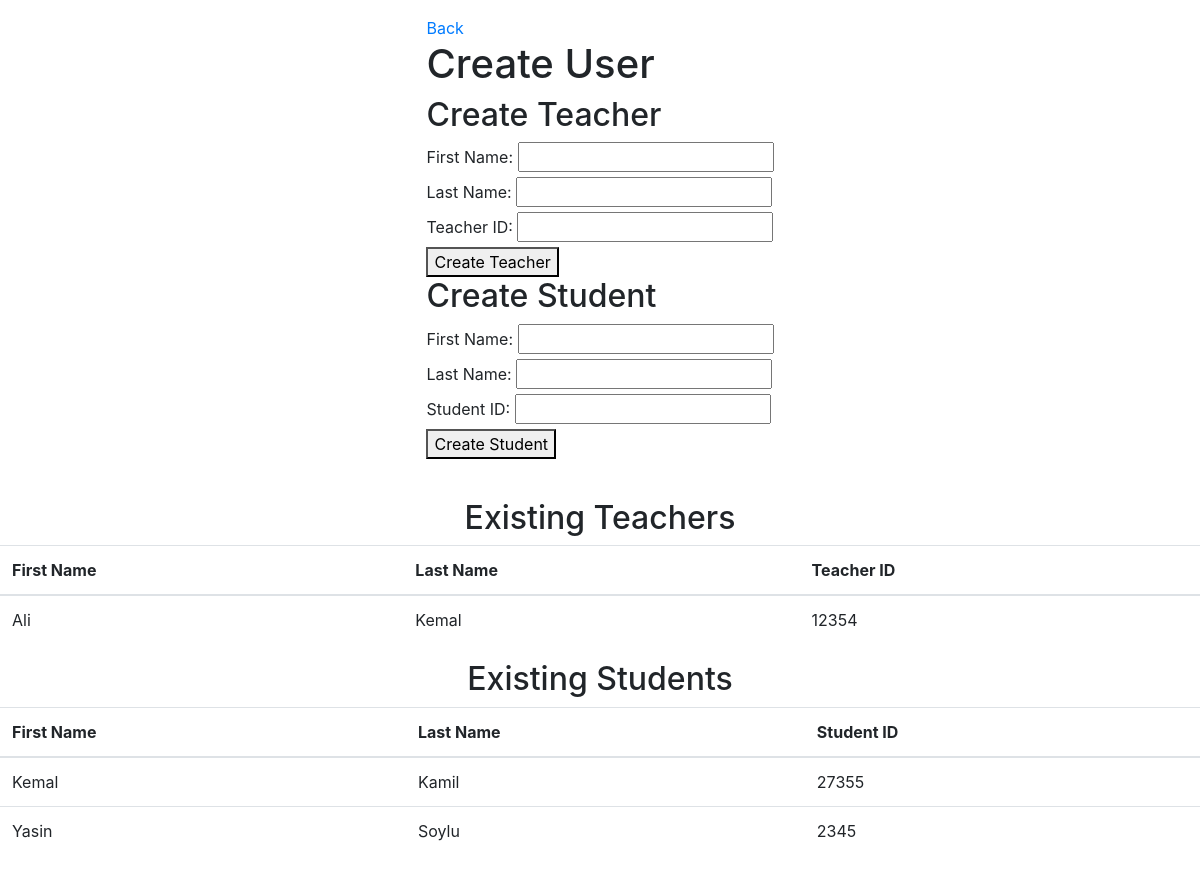
/admins/register/, run on an earlier commit of the app's database.
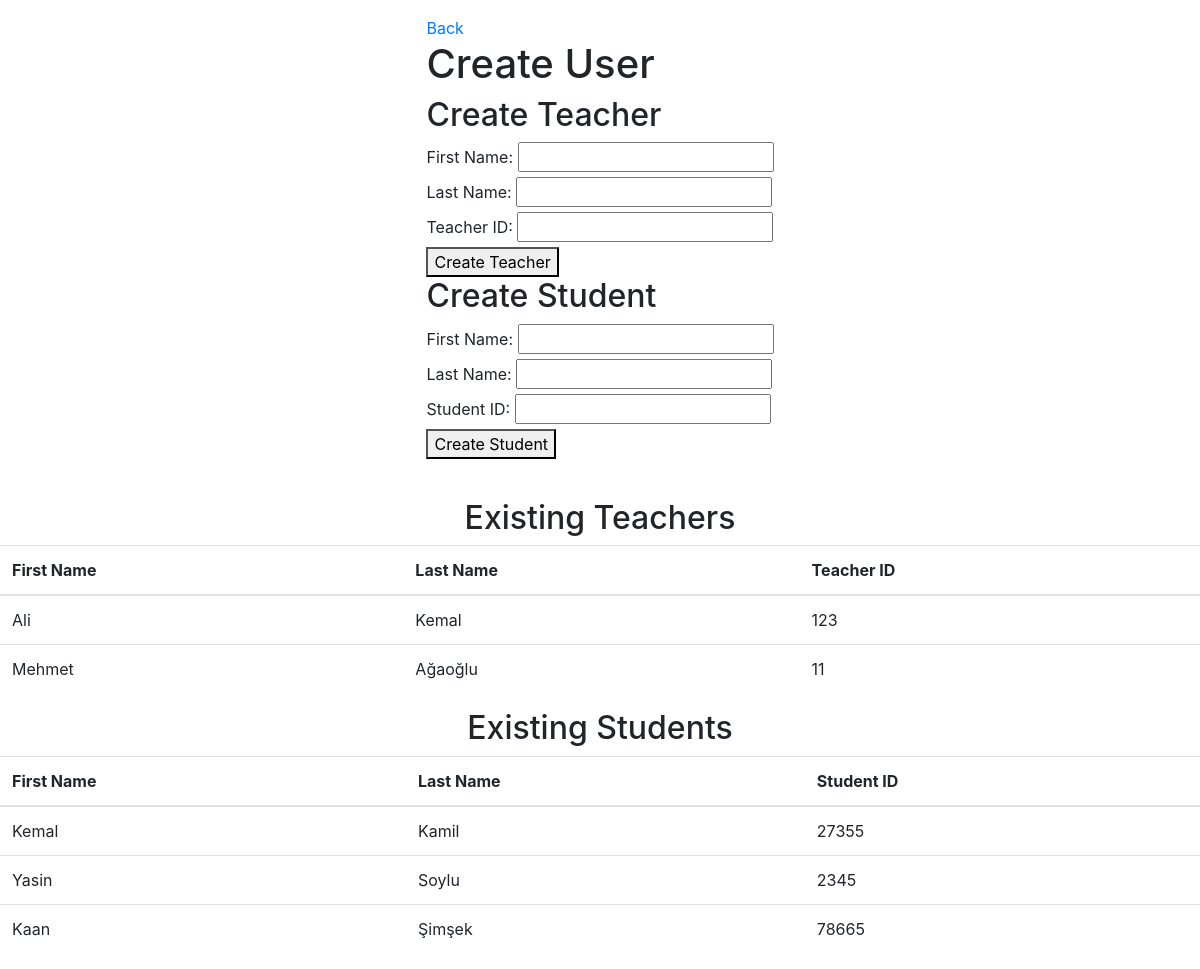
And on a later commit of the database.
### core/models.py (models this page shows)
class Teacher(models.Model):
    id = models.AutoField(primary_key=True)
    firstname = models.CharField(max_length=100)
    lastname = models.CharField(max_length=100)
    teacher_id = models.CharField(max_length=20)

class Student(models.Model):
    id = models.AutoField(primary_key=True)
    firstname = models.CharField(max_length=100)
    lastname = models.CharField(max_length=100)
    student_id = models.CharField(max_length=20)

### core/views.py (the view, shortened to what this page needs)
# urls.py: path('admins/register/', views.create_user, name='create-user'),
def create_user(request):
    teachers = Teacher.objects.all()
    students = Student.objects.all()
    context = {
        'teachers': teachers,
        'students': students
    }
    return render(request, 'admin/registration.html', context)

### core/templates/admin/registration.html (shortened to what this page needs)
{% extends 'base.html' %}
{% block content %}
<div class="d-flex flex-column align-items-center justify-content-start" style="min-height: 100vh;">
  <div class="sticky-top bg-white p-3 mb-4">
    <div class="back-button">
      <a href="{% url 'admin-page' %}">Back</a>
    </div>
    <h1>Create User</h1>
    <form method="post" action="{% url 'create-user' %}">
      <h2>Create Teacher</h2>
      <label for="teacher-firstname">First Name:</label>
      <input type="text" id="teacher-firstname" name="teacher-firstname" required>
      <br>
      <label for="teacher-lastname">Last Name:</label>
      <input type="text" id="teacher-lastname" name="teacher-lastname" required>
      <br>
      <label for="teacher-id">Teacher ID:</label>
      <input type="text" id="teacher-id" name="teacher-id" required>
      <br>
      <button type="submit">Create Teacher</button>
    </form>
    <h2>Create Student</h2>
    <form method="post" action="{% url 'create-user' %}">
      <label for="student-firstname">First Name:</label>
      <input type="text" id="student-firstname" name="student-firstname" required>
      <br>
      <label for="student-lastname">Last Name:</label>
      <input type="text" id="student-lastname" name="student-lastname" required>
      <br>
      <label for="student-id">Student ID:</label>
      <input type="text" id="student-id" name="student-id" required>
      <br>
      <button type="submit">Create Student</button>
    </form>
  </div>
  <h2>Existing Teachers</h2>
  <table class="table">
    <thead>
      <tr>
        <th>First Name</th>
        <th>Last Name</th>
        <th>Teacher ID</th>
      </tr>
    </thead>
    <tbody>
      {% for teacher in teachers %}
      <tr>
        <td>{{ teacher.firstname }}</td>
        <td>{{ teacher.lastname }}</td>
        <td>{{ teacher.teacher_id }}</td>
      </tr>
      {% endfor %}
    </tbody>
  </table>
<h2>Existing Students</h2>
<table class="table">
  <thead>
    <tr>
      <th>First Name</th>
      <th>Last Name</th>
      <th>Student ID</th>
    </tr>
  </thead>
  <tbody>
    {% for student in students %}
    <tr>
      <td>{{ student.firstname }}</td>
      <td>{{ student.lastname }}</td>
      <td>{{ student.student_id }}</td>
    </tr>
    {% empty %}
    <tr>
      <td colspan="3">No students found</td>
    </tr>
    {% endfor %}
  </tbody>
</table>
</div>
{% endblock %}

What changed in the data, as far as the page shows it:
changed Teacher "Ali": teacher_id "12354" → "123"
added Teacher: firstname "Mehmet", lastname "Ağaoğlu", teacher_id "11"
added Student: firstname "Kaan", lastname "Şimşek", student_id "78665"
